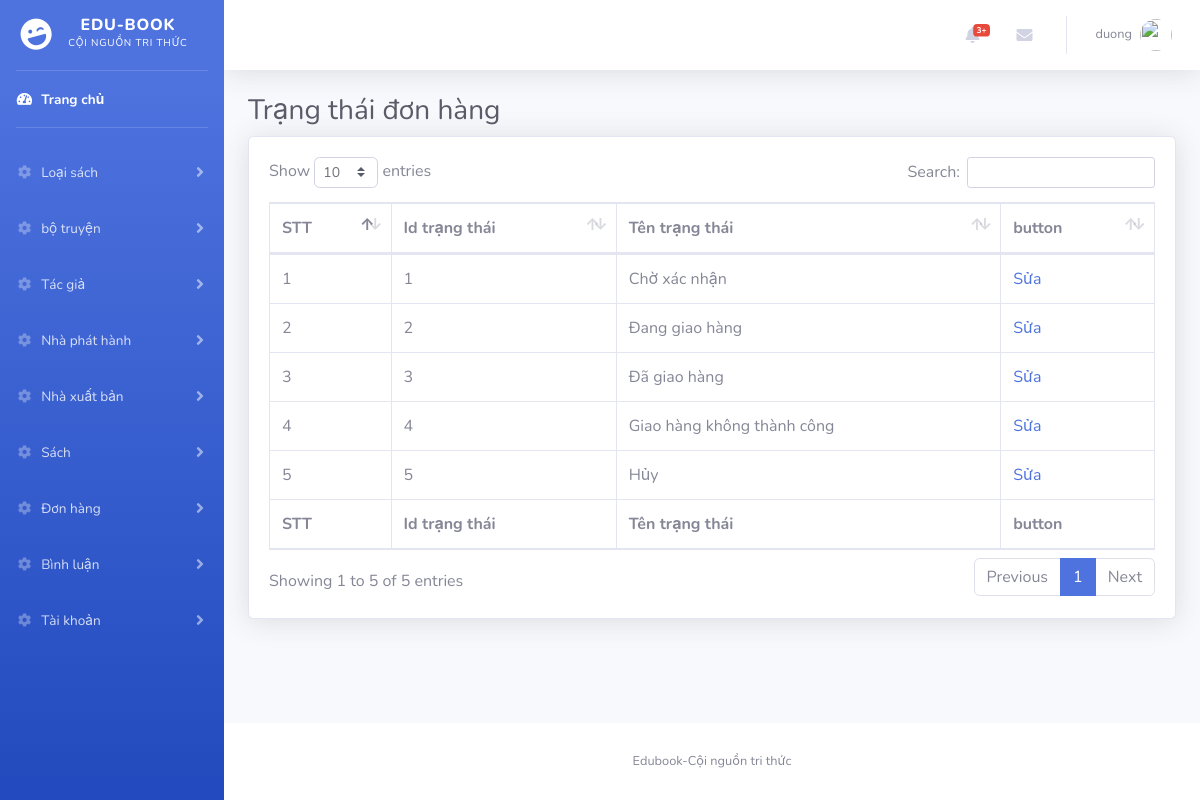
Screenshot of /index.php?controller=trangThaiDH (signed in) with the database file from the repository.
### tables this page shows
CREATE TABLE `trang_thai_don_hang` (
  `id_trang_thai_don_hang` int(11) NOT NULL,
  `ten_trang_thai_don_hang` varchar(50) NOT NULL
);

### DAO/DonHangDAO.php (called while the page is built, shortened)
<?php
include_once 'models/TrangThaiDonHang.php';
class DonHangDAO
{
    private $PDO;
    public function __construct()
    {
        require_once('config/PDO.php');
        $this->PDO = $pdo;
    }
    public function showTTDH()
    {
        $sql = "SELECT * FROM `trang_thai_don_hang` WHERE 1";
        $stmt = $this->PDO->prepare($sql);
        $stmt->execute();
        $lists = array();
        while ($row = $stmt->fetch(PDO::FETCH_ASSOC)) {
            $product = new TrangThaiDonHang($row['id_trang_thai_don_hang'], $row['ten_trang_thai_don_hang']);
            $lists[] = $product;
        }
        return $lists;
    }
}

### models/TrangThaiDonHang.php (called while the page is built, shortened)
<?php
class TrangThaiDonHang{
    public function __construct($id_trang_thai_don_hang,$ten_trang_thai_don_hang)
    {
        $this->id_trang_thai_don_hang = $id_trang_thai_don_hang;
        $this->ten_trang_thai_don_hang = $ten_trang_thai_don_hang;
    }
}

### views/trangThaiDonHang/admin/list.php (the view, shortened to what this page needs)
<?php include "views/layout/admin/Header.php";
?>
<div class="container-fluid">
    <h1 class="h3 mb-2 text-gray-800">Trạng thái đơn hàng</h1>
    <div class="card shadow mb-4">
        <div class="card-body">
            <div class="table-responsive">
                <table class="table table-bordered" id="dataTable" width="100%" cellspacing="0">
                    <thead>
                        <tr>
                            <th>STT</th>
                            <th>Id trạng thái</th>
                            <th>Tên trạng thái</th>
                            <th>button</th>
                        </tr>
                    </thead>
                    <tfoot>
                        <tr>
                            <th>STT</th>
                            <th>Id trạng thái</th>
                            <th>Tên trạng thái</th>
                            <th>button</th>
                        </tr>
                    </tfoot>
                    <tbody>
                        <?php foreach ($list as $i => $tt) { ?>
                            <tr>
                                <td><?php echo $i + 1 ?></td>
                                <td><?php echo $tt->id_trang_thai_don_hang ?></td>
                                <td><?php echo $tt->ten_trang_thai_don_hang ?></td>
                                <td>
                                    <a href="index.php?controller=trangThaiDH_update&id=<?php echo $tt->id_trang_thai_don_hang ?>">Sửa</a>
                                </td>
                            </tr>
                        <?php } ?>
                    </tbody>
                </table>
            </div>
        </div>
    </div>
</div>
<?php include "views/layout/admin/Footer.php"; ?>

### index.php (shortened to what this page needs)
<?php
include_once 'controllers/DonHangController.php';
$controller = $_GET['controller'] ?? 'trangChu';
switch ($controller) {
    case 'trangThaiDH':
        $DonHangController = new DonHangController();
        $DonHangController->showTT();
        break;
}

### controllers/DonHangController.php (shortened to what this page needs)
<?php
include_once "DAO/DonHangDao.php";
class DonHangController
{
    public function showTT()
    {
        if (isset($_SESSION['role']) && $_SESSION['role'] != 4) {
            $DonHangDAO = new DonHangDAO();
            $list = $DonHangDAO->showTTDH();
            include_once "views/trangThaiDonHang/admin/list.php";
        } else {
            include_once('views/trangChu/user/Home.php');
        }
    }
}

### views/layout/admin/Header.php (shortened to what this page needs)
<!DOCTYPE html>
<html lang="en">
<head>
    <link rel="stylesheet" href="https://cdnjs.cloudflare.com/ajax/libs/font-awesome/5.9.0/css/all.min.css" />
    <link rel="stylesheet" href="assets/css/chatbox/style1.css">
    <link href="vendor/fontawesome-free/css/all.min.css" rel="stylesheet" type="text/css" />
    <link rel="stylesheet" href="assets/css/form/style.css">
    <link href="assets/css/sb-admin-2.min.css" rel="stylesheet" />
    <link href="vendor/datatables/dataTables.bootstrap4.min.css" rel="stylesheet" />
</head>
<body id="page-top">
    <div id="wrapper">
        <ul class="navbar-nav bg-gradient-primary sidebar sidebar-dark accordion" id="accordionSidebar">
            <a class="sidebar-brand d-flex align-items-center justify-content-center" href="index.php?controller=trangChu">
                <div class="sidebar-brand-icon rotate-n-15">
                    <i class="fas fa-laugh-wink"></i>
                </div>
                <div class="sidebar-brand-text mx-3">Edu-book <br>
                    <h6 style="font-size: 10px;">Cội nguồn tri thức</h6>
                </div>
            </a>
            <hr class="sidebar-divider my-0" />
            <li class="nav-item active">
                <a class="nav-link" href="index.php?controller=trangChu">
                    <i class="fas fa-fw fa-tachometer-alt"></i>
                    <span>Trang chủ</span></a>
            </li>
            <hr class="sidebar-divider" />
            <li class="nav-item">
                <a class="nav-link collapsed" href="#" data-toggle="collapse" data-target="#collapseTwo" aria-expanded="true" aria-controls="collapseTwo">
                    <i class="fas fa-fw fa-cog"></i>
                    <span> Loại sách</span>
                </a>
            </li>
            <li class="nav-item">
                <a class="nav-link collapsed" href="#" data-toggle="collapse" data-target="#collapseTwo1" aria-expanded="true" aria-controls="collapseTwo1">
                    <i class="fas fa-fw fa-cog"></i>
                    <span> bộ truyện</span>
                </a>
            </li>
            <li class="nav-item">
                <a class="nav-link collapsed" href="#" data-toggle="collapse" data-target="#collapseTwo2" aria-expanded="true" aria-controls="collapseTwo2">
                    <i class="fas fa-fw fa-cog"></i>
                    <span> Tác giả</span>
                </a>
            </li>
            <li class="nav-item">
                <a class="nav-link collapsed" href="#" data-toggle="collapse" data-target="#collapseTwo3" aria-expanded="true" aria-controls="collapseTwo3">
                    <i class="fas fa-fw fa-cog"></i>
                    <span> Nhà phát hành</span>
                </a>
            </li>
            <li class="nav-item">
                <a class="nav-link collapsed" href="#" data-toggle="collapse" data-target="#collapseTwo4" aria-expanded="true" aria-controls="collapseTwo4">
                    <i class="fas fa-fw fa-cog"></i>
                    <span> Nhà xuất bản</span>
                </a>
            </li>
            <li class="nav-item">
                <a class="nav-link collapsed" href="#" data-toggle="collapse" data-target="#collapseTwo5" aria-expanded="true" aria-controls="collapseTwo5">
                    <i class="fas fa-fw fa-cog"></i>
                    <span> Sách</span>
                </a>
            </li>
            <li class="nav-item">
                <a class="nav-link collapsed" href="#" data-toggle="collapse" data-target="#collapseTwo6" aria-expanded="true" aria-controls="collapseTwo6">
                    <i class="fas fa-fw fa-cog"></i>
                    <span>Đơn hàng</span>
                </a>
            </li>
            <li class="nav-item">
                <a class="nav-link collapsed" href="#" data-toggle="collapse" data-target="#collapseTwo8" aria-expanded="true" aria-controls="collapseTwo8">
                    <i class="fas fa-fw fa-cog"></i>
                    <span>Bình luận</span>
                </a>
            </li>
            <li class="nav-item">
                <a class="nav-link collapsed" href="#" data-toggle="collapse" data-target="#collapseTwo7" aria-expanded="true" aria-controls="collapseTwo7">
                    <i class="fas fa-fw fa-cog"></i>
                    <span>Tài khoản</span>
                </a>
            </li>
        </ul>
        <div id="content-wrapper" class="d-flex flex-column">
            <div id="content">
                <nav class="navbar navbar-expand navbar-light bg-white topbar mb-4 static-top shadow">
                    <ul class="navbar-nav ml-auto">
                        <li class="nav-item dropdown no-arrow mx-1">
                            <a class="nav-link dropdown-toggle" href="#" id="alertsDropdown" role="button" data-toggle="dropdown" aria-haspopup="true" aria-expanded="false">
                                <i class="fas fa-bell fa-fw"></i>
                                <span class="badge badge-danger badge-counter">3+</span>
                            </a>
                        </li>
                        <li class="nav-item dropdown no-arrow mx-1">
                            <a class="nav-link dropdown-toggle" href="index.php?controller=chatBox">
                                <i class="fas fa-envelope fa-fw"></i>
                            </a>
                        </li>
                        <li class="nav-item dropdown no-arrow">
                            <a class="nav-link dropdown-toggle" href="#" id="userDropdown" role="button" data-toggle="dropdown" aria-haspopup="true" aria-expanded="false">
                                <span class="mr-2 d-none d-lg-inline text-gray-600 small"><?php echo $_SESSION['name'] ?></span>
                                <img class="img-profile rounded-circle" src="assets/imgs/user/<?php echo $_SESSION['img'] ?>" />
                            </a>
                        </li>
                    </ul>
                </nav>

### views/layout/admin/Footer.php (shortened to what this page needs)
</div>
<footer class="sticky-footer bg-white">
    <div class="container my-auto">
        <div class="copyright text-center my-auto">
            <span>Edubook-Cội nguồn tri thức</span>
        </div>
    </div>
</footer>
</div>
</div>
</body>
</html>

### rows the page displays
trang_thai_don_hang: id_trang_thai_don_hang "1", ten_trang_thai_don_hang "Chờ xác nhận"
trang_thai_don_hang: id_trang_thai_don_hang "2", ten_trang_thai_don_hang "Đang giao hàng"
trang_thai_don_hang: id_trang_thai_don_hang "3", ten_trang_thai_don_hang "Đã giao hàng"
trang_thai_don_hang: id_trang_thai_don_hang "4", ten_trang_thai_don_hang "Giao hàng không thành công"
trang_thai_don_hang: id_trang_thai_don_hang "5", ten_trang_thai_don_hang "Hủy"

### other values shown
$_SESSION['name'] "duong"
